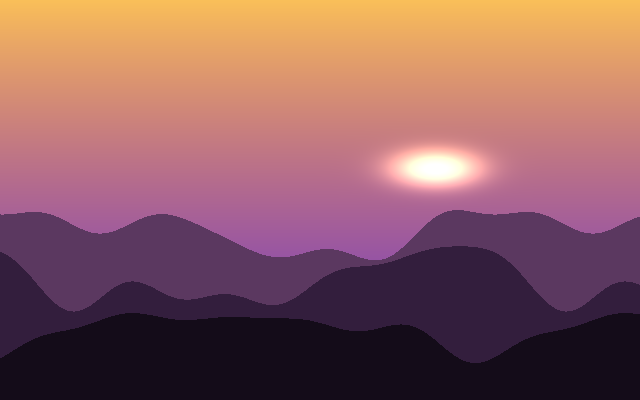
#> input picture examples/assets/sunset.png, 640 x 400 px; its folder holds only this picture in this run
$ python -i gallery.py   (imports and definitions only)
#> lines starting #> are read from the running program, lines starting #| are printed output that depends on the picture
"""The golden gallery: frames you love, and a way to
hold new frames up against them.

``gallery/`` holds PNG stills (and short clips' poster frames), each with a one-line note
``name.txt`` on why it works. ``nearest`` finds the gallery frames most like a new frame (by
a coarse color layout and brightness distribution, so a dark blue frame meets dark blue
favorites), and ``compare_sheet`` lays each new frame beside its three nearest so a critic
(or you) can ask: does this belong?

An empty gallery is normal at first; it is yours to fill.
"""

from __future__ import annotations

from dataclasses import dataclass
from pathlib import Path

import numpy as np
from PIL import Image

from phasor.render.storyboard import CAPTION, PAD, SHEET_BG, _font

GRID = (16, 9)  # coarse color layout: columns x rows
BINS = 8  # brightness histogram bins
THUMB = (320, 180)


@dataclass(frozen=True)
class Entry:
    name: str
    path: Path
    note: str


# [9 lines left out: function entries, not called in this run]


def features(img: np.ndarray) -> np.ndarray:
    """A 16x9 color layout plus an 8-bin brightness histogram, as one vector."""
    pil = Image.fromarray(np.asarray(img)[..., :3].astype(np.uint8)).convert("RGB")
    small = np.asarray(pil.resize(GRID, Image.BILINEAR), dtype=np.float64) / 255.0
    lum = np.asarray(pil.convert("L").resize((64, 36)), dtype=np.float64).ravel() / 255.0
    hist = np.histogram(lum, bins=BINS, range=(0, 1))[0] / lum.size
    return np.concatenate([small.ravel() * 0.5, hist * 2.0])


# [40 lines left out: functions nearest, compare_sheet, not called in this run]

>>> import cv2
>>> picture = cv2.imread('../../examples/assets/sunset.png', cv2.IMREAD_GRAYSCALE)
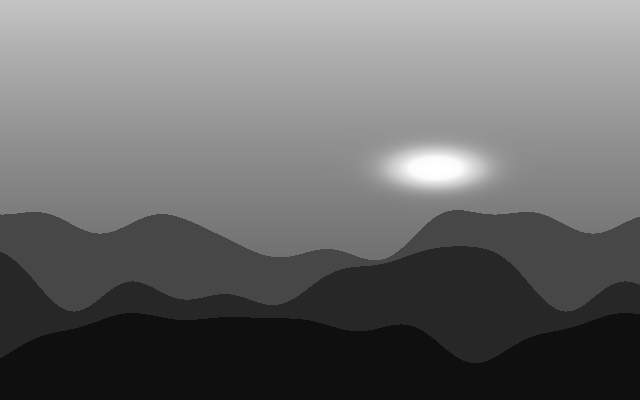
#> picture: shape (400, 640); min 15, max 255, mean 106.8
>>> result = features(picture)
#> in features, `lum = np.asarray(pil.convert("L").resize((64, 36)), dtype=np.float64)...`: lum = 2304 values, max 0.761 at index 0, min 0.0549 at index 2112, mean 0.403
#> in features, `hist = np.histogram(lum, bins=BINS, range=(0, 1))[0] / lum.size`: hist = [0.111, 0.276, 0.0846, 0.00998, 0.268, 0.222, 0.0278, 0]
#> result = 440 values, max 0.553 at index 433, min 0 at index 439, mean 0.202
